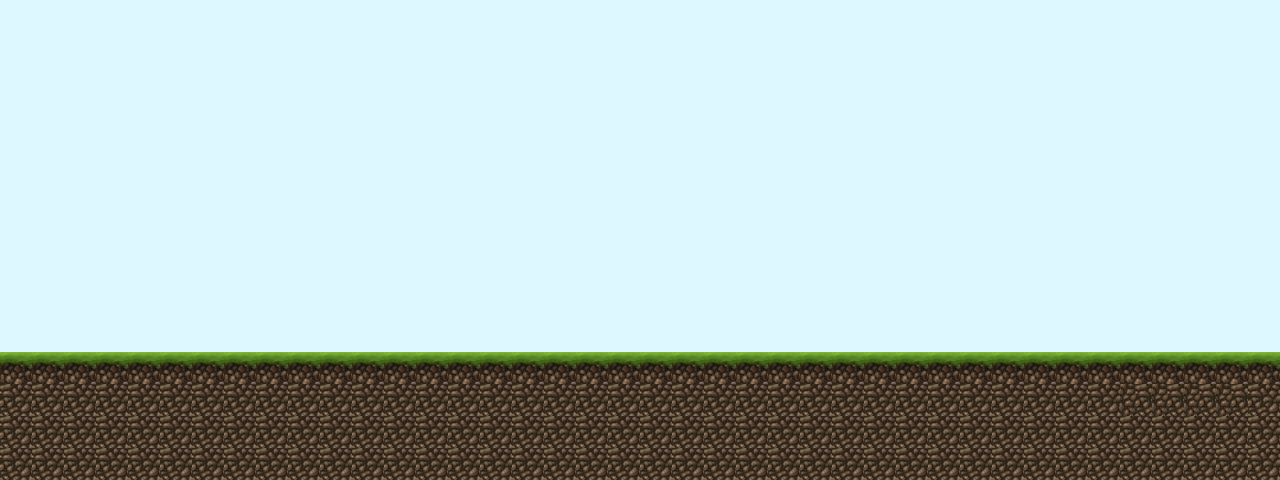

Rendered tile map (Tiled .tmx) drawn with the repository's tilesets; below, a short description and the map source with its tile grids summarised:
An orthogonal 40x15 tile map with 32x32 px tiles, 2 tile layers (Tile Layer 1, Tile Layer 2), 2 tilesets and 1 object (Player).

<map version="1.0" orientation="orthogonal" renderorder="right-down" width="40" height="15" tilewidth="32" tileheight="32" nextobjectid="2">
 <properties>
  <property name="Plane" value="assets/reverse tail plane.png" />
 </properties>
 <tileset firstgid="1" name="BG" tilewidth="32" tileheight="32" spacing="2" margin="2">
  <image source="../../../gamedemo6/gamedemo6/assets/BG.png" width="1000" height="750" />
 </tileset>
 <tileset firstgid="639" name="basic_ground_tileset" tilewidth="32" tileheight="32" spacing="2" margin="2">
  <image source="../../../gamedemo6/gamedemo6/assets/basic_ground_tileset.png" width="200" height="200" />
 </tileset>
 <layer name="Tile Layer 1" width="40" height="15">
  <data>[600 cells, 577 non-empty, 4 distinct tile ids]</data>
 </layer>
 <layer name="Tile Layer 2" width="40" height="15">
  <properties>
   <property name="collidable" value="true" />
  </properties>
  <data>[600 cells, 177 non-empty, 5 distinct tile ids]</data>
 </layer>
 <objectgroup name="Object Layer 1">
  <properties>
   <property name="animSpeed" value="0" />
   <property name="callbackID" value="0" />
   <property name="numFrames" value="4" />
   <property name="textureHeight" value="81" />
   <property name="textureID" value="Plane" />
   <property name="textureWidth" value="119" />
  </properties>
  <object id="1" name="Plane" type="Player" x="114" y="91" width="56" height="36" />
 </objectgroup>
</map>
